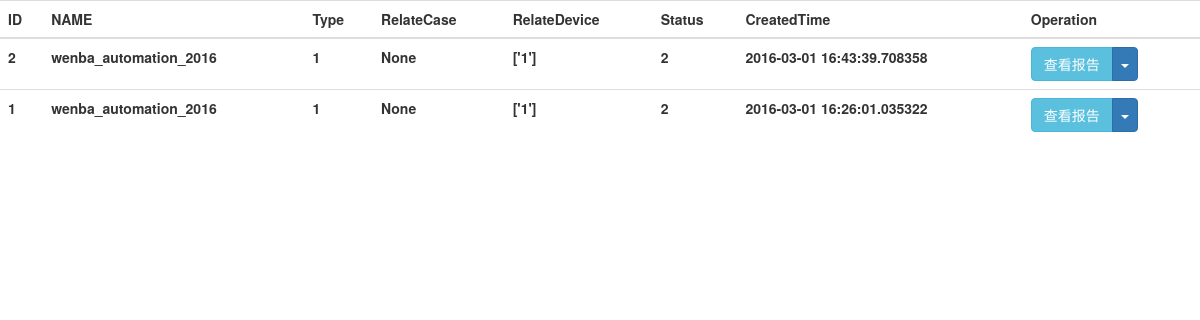
Page /jobs on the committed database.
### app/models.py (models this page shows, shortened)
class Testjob(db.Model):
	id = db.Column(db.Integer,primary_key=True)
	jobName = db.Column(db.String(64))
	jobType = db.Column(db.Integer)   # 0:兼容性  1:稳定性  2:功能性
	relateCases = db.Column(db.PickleType)
	relateDevices = db.Column(db.PickleType)
	testapk = db.Column(db.String(512))
	appPackage = db.Column(db.String(64))
	appActivity = db.Column(db.String(64))
	result = db.Column(db.Integer,default=0)
	reportID = db.Column(db.Integer,default=0)
	status = db.Column(db.Integer,default=0)
	createdtime = db.Column(db.DateTime,default=datetime.now)

### app/main/jobView.py (the view)
@main.route("/jobs")
def jobs():
	jobs = Testjob.query.all()
	return render_template("jobs.html",jobs=jobs[::-1])

### app/templates/jobs.html (shortened to what this page needs)
<!DOCTYPE html>
<html>
<head lang="en">
	<link rel="stylesheet" href="/static/bootstrap/css/bootstrap.min.css">
</head>
<body>
<table class="table">
	<thread>
		<tr>
			<th>ID</th>
			<th>NAME</th>
			<th>Type</th>
			<th>RelateCase</th>
			<th>RelateDevice</th>
			<th>Status</th>
			<th>CreatedTime</th>
			<th>Operation</th>
		</tr>
	</thread>
	<tbody>
	{% for job in jobs %}
		<tr>
			<th>{{ job.id }}</th>
			<th>{{ job.jobName }}</th>
			<th>{{ job.jobType }}</th>
			<th>{{ job.relateCases }}</th>
			<th>{{ job.relateDevices }}</th>
			<th>{{ job.status }}</th>
			<th>{{ job.createdtime }}</th>
			<th>
				<div class="btn-group">
					{% if job.status != 2 %}
						<button type="button" id="{{ job.id }}" class="btn btn-primary runbtn">运行</button>
						<a id="viewreport_{{ job.id }}" name="{{ job.id }}" class="btn btn-info viewreport" style="display:none">查看报告</a>
					{% else %}
						<a id="viewreport_{{ job.id }}" name="{{ job.id }}" class="btn btn-info viewreport">查看报告</a>
					{% endif %}
					<button type="button" class="btn btn-primary dropdown-toggle" data-toggle="dropdown" aria-haspopup="true" aria-expanded="false">
						<span class="caret"></span>
					</button>
				</div>
			</th>
		</tr>
	{% endfor %}
	</tbody>
</table>
</body>
</html>

### rows in the picture
Testjob: id "2", jobName "wenba_automation_2016", jobType "1", relateCases "None", relateDevices "['1']", status "2", createdtime "2016-03-01 16:43:39.708358"
Testjob: id "1", jobName "wenba_automation_2016", jobType "1", relateCases "None", relateDevices "['1']", status "2", createdtime "2016-03-01 16:26:01.035322"
